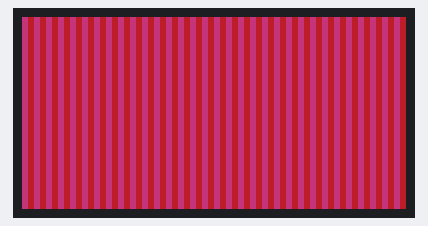
The sketch below on a simulated ESP32. Parts: 64×32 colour display. WiFi joins after 1.5 s; servers stay silent unless stated; what the sketch prints to the serial monitor is not drawn.

Above: at 5.6 s.
At 10.16 s:
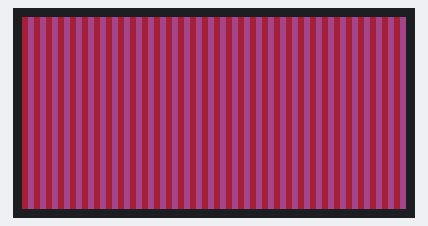
At 14.91 s:
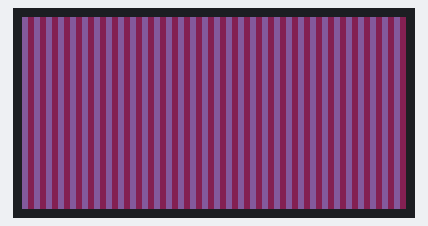
At 19.71 s:
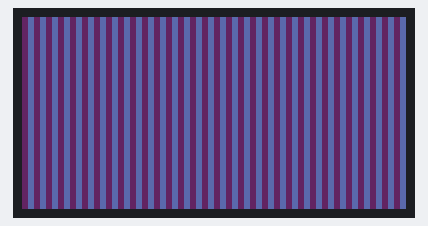
At 21.23 s:
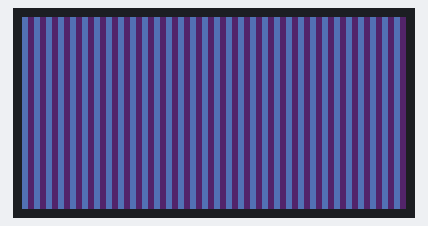

The sketch:

volume4.ino
```cpp
  #include <Arduino.h>
  #include <ESP32-HUB75-MatrixPanel-I2S-DMA.h>
  #undef  LED_BUILTIN
  #define LED_BUILTIN  -1   // disable Wi-Fi LED on GPIO 2

  #include <WiFi.h>
  #include <math.h>

  // Define a simple color struct FIRST to avoid declaration issues
  struct Color {
    uint8_t r;
    uint8_t g;
    uint8_t b;
  };
  // Panel Configuration
  #define PANEL_WIDTH 64
  #define PANEL_HEIGHT 32

  // Global pixel array
  int myColorArray[PANEL_WIDTH * PANEL_HEIGHT][5];

  MatrixPanel_I2S_DMA *display = nullptr;

  // WiFi and Server
  const char* ssid = "IoT_IRL";
  const char* password = "DePaulIRL";
  WiFiServer server(8888);
  WiFiClient client;

  // Color Configuration
  const int NUM_COLOR_PAIRS = 5;
  struct ColorPair {
    Color start;
    Color end;
  };

  ColorPair colorSets[NUM_COLOR_PAIRS] = {
    {{238, 34, 105}, {228, 30, 21}},   // Pair 0
    {{20, 148, 209}, {30, 40, 141}},    // Pair 1
    {{81, 231, 84}, {229, 240, 55}},    // Pair 2
    {{124, 12, 108}, {94, 0, 148}},     // Pair 3
    {{255, 225, 0}, {255, 136, 0}}      // Pair 4
  };

  const float TOTAL_CYCLE_TIME = 120000.0; // 30 seconds for full cycle through all pairs

  // Improved lerp function
  Color lerpColor(const Color &a, const Color &b, float t) {
    return {
      (uint8_t)(a.r + (b.r - a.r) * t),
      (uint8_t)(a.g + (b.g - a.g) * t),
      (uint8_t)(a.b + (b.b - a.b) * t)
    };
  }

  void drawFromColorArray(bool reversed = false) {
    unsigned long time = millis();

    // Calculate smooth transition between all pairs
    float progress = fmod(time, TOTAL_CYCLE_TIME) / TOTAL_CYCLE_TIME;
    float pairProgress = progress * (NUM_COLOR_PAIRS - 1);
    int pairIndex = (int)pairProgress;
    float t = pairProgress - pairIndex;

    // Get current and next color pairs
    ColorPair current = colorSets[pairIndex];
    ColorPair next = colorSets[(pairIndex + 1) % NUM_COLOR_PAIRS];

    // Interpolate between pairs
    Color start = lerpColor(current.start, next.start, t);
    Color end = lerpColor(current.end, next.end, t);

    // Add pulsating effect
    float pulse = (sin(time * 0.002) + 1.0) / 2.0; // 0.002 ≈ 3.14 seconds per pulse

    display->clearScreen();
    for (int i = 0; i < PANEL_WIDTH * PANEL_HEIGHT; i++) {
      int x = reversed ? (PANEL_WIDTH - 1 - myColorArray[i][0]) : myColorArray[i][0];
      int y = myColorArray[i][1];

      Color col = {0, 0, 0};

      if (myColorArray[i][2] > 0) {
        col = lerpColor(start, end, pulse);
      }
      else if (myColorArray[i][4] > 0) {
        col = lerpColor(end, start, pulse);
      }

      display->drawPixel(x, y, display->color565(col.r, col.g, col.b));
    }
  }

  void processArrayColorWiFiClient() {
    if (!client || !client.connected()) {
      // If no client is connected, check for a new connection
      client = server.available();
      if (client && client.connected()) {
        Serial.println("Client connected!");
      }
    } else {
      // If client is connected, read and process data incrementally
      while (client.available()) {
        String line = client.readStringUntil('\n');
        line.trim();

        int x, y, flag1, dummy, flag2;
        if (sscanf(line.c_str(), "%d,%d,%d,%d,%d", &x, &y, &flag1, &dummy, &flag2) == 5) {
          int index = y * PANEL_WIDTH + x;
          if (index >= 0 && index < PANEL_WIDTH * PANEL_HEIGHT) {
            myColorArray[index][0] = x;
            myColorArray[index][1] = y;
            myColorArray[index][2] = flag1;
            myColorArray[index][3] = dummy;
            myColorArray[index][4] = flag2;
          }
        }
      }
    }
  }
  void setup() {
    Serial.begin(115200);
    delay(2000); // Allow time for Serial to initialize

    // Connect to Wi-Fi
    WiFi.begin(ssid, password);
    while (WiFi.status() != WL_CONNECTED) {
      delay(1000);
      Serial.println("Connecting to Wi-Fi...");
    }
    Serial.println("Connected to Wi-Fi!");
    Serial.print("IP Address: ");
    Serial.println(WiFi.localIP());

    // Start TCP server
    server.begin();
    Serial.println("TCP Server Started!");

    // HUB75 Panel Setup
    HUB75_I2S_CFG config;
    config.double_buff = true;
    config.i2sspeed = HUB75_I2S_CFG::HZ_20M;
    config.driver = HUB75_I2S_CFG::FM6126A;
    config.min_refresh_rate = 120;

    display = new MatrixPanel_I2S_DMA(config);
    if (display->begin()) {
      Serial.println("HUB75 Display Initialized Successfully!");
    } else {
      Serial.println("HUB75 Display Initialization Failed!");
    }
    display->setBrightness(255);

    // For demonstration, initialize pixels so that even columns have red flag and odd columns have blue flag.
    for (int y = 0; y < PANEL_HEIGHT; y++) {
      for (int x = 0; x < PANEL_WIDTH; x++) {
        int index = y * PANEL_WIDTH + x;
        myColorArray[index][0] = x;
        myColorArray[index][1] = y;
        if (x % 2 == 0) {
          myColorArray[index][2] = 1;  // red flag
          myColorArray[index][4] = 0;
        } else {
          myColorArray[index][2] = 0;
          myColorArray[index][4] = 1;  // blue flag
        }
        myColorArray[index][3] = 0;  // dummy (unused)
      }
    }
  }

  void loop() {
    processArrayColorWiFiClient();  // Continuously process incoming data
    drawFromColorArray();            // Update the display
    display->flipDMABuffer();   // Swap buffers for smooth rendering
  }
```
